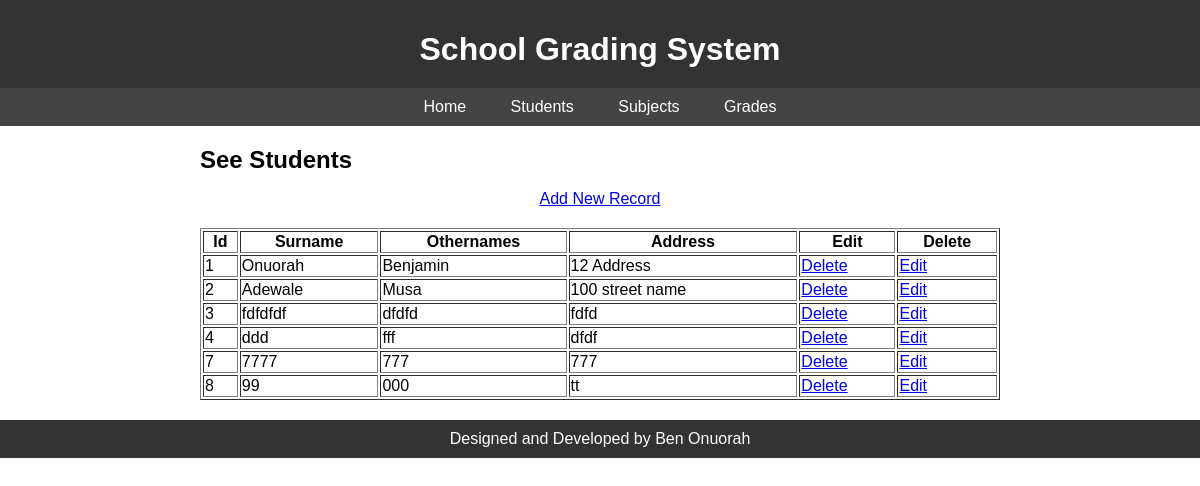
The app's page /seestudents with its own data.
### tables this page shows
CREATE TABLE student (id INTEGER PRIMARY KEY, surname_name TEXT, other_name TEXT, address_address TEXT);

### student_blueprint.py (the view)
@student_bp.route('/seestudents')
def seestudents():
  cursor = conn.cursor()
  cursor.execute('SELECT * FROM student')
  data = cursor.fetchall()
  return render_template('seestudents.html', students=data)

### templates/seestudents.html (shortened to what this page needs)
<!DOCTYPE html>
{% extends 'layout.html' %}
{% block subheading %}See Students{% endblock subheading %}</h2>
{% block content %}
<p align='center'>
  <a href="{{ url_for('student_blueprint.student') }}">Add New Record</a>
</p>
<table width="100%" border=1>
            <tr>
              <th>Id</th>
              <th>Surname</th>
              <th>Othernames</th>
              <th>Address</th>
              <th>Edit</th>
              <th>Delete</th>
            </tr>
            {%for rec in students%}
               <tr>
                 <td>{{rec[0]}}</td>
                 <td>{{rec[1]}}</td>
                 <td>{{rec[2]}}</td>
                 <td>{{rec[3]}}</td>
                 <td>
                    <a href="delete_student?value={{rec[0]}}" title="Delete" onclick="return confirm('Are you sure you want to delete?')">
                      Delete
                    </a>
                 </td>
                 <td>
                    <a href="student?task=edit&value={{rec[0]}}" title="Edit">
                      Edit
                    </a>
                 </td>
              </tr>
            {%endfor%}
          </table>
{% endblock content %}

### templates/layout.html (shortened to what this page needs)
<!DOCTYPE html>
<html lang="en">
<head>
<link rel="stylesheet" href="{{ url_for('static', filename='style.css') }}">
</head>
<body>
    <header>
<h1>School Grading System</h1>
    </header>
    <nav>
        <a href="{{ url_for('home') }}">Home</a>
        <a href="{{ url_for('student_blueprint.seestudents') }}">Students</a>
        <a href="#">Subjects</a>
        <a href="#">Grades</a>
    </nav>
    <div class="container">
   <h2> {% block subheading %}{% endblock subheading %}</h2>
{% block content %}{% endblock content %}
    </div>
<footer>
Designed and Developed by Ben Onuorah
</footer>
</body>
</html>

### static/style.css (style rules this page uses)
body { font-family: Arial, sans-serif; margin: 0; padding: 0; }
header { background-color: #333; color: white; padding: 10px 20px; text-align: center; }
nav { background-color: #444; padding: 10px 0; text-align: center; }
nav a { color: white; text-decoration: none; padding: 10px 20px; }
.container { max-width: 800px; margin: 20px auto; padding: 0 20px; }
h1, h2 { margin-bottom: 10px; }
p { margin-bottom: 20px; }
footer { background-color: #333; color: white; padding: 10px 20px; text-align: center; }

### records on screen
student: id "1", surname_name "Onuorah", other_name "Benjamin", address_address "12 Address"
student: id "2", surname_name "Adewale", other_name "Musa", address_address "100 street name"
student: id "3", surname_name "fdfdfdf", other_name "dfdfd", address_address "fdfd"
student: id "4", surname_name "ddd", other_name "fff", address_address "dfdf"
student: id "7", surname_name "7777", other_name "777", address_address "777"
student: id "8", surname_name "99", other_name "000", address_address "tt"
